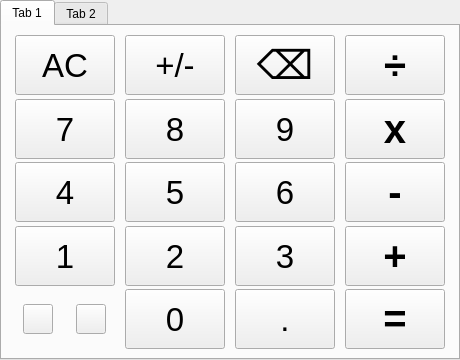
     <widget class="QTabWidget" name="tabWidgetRight">
      <property name="sizePolicy">
       <sizepolicy hsizetype="Fixed" vsizetype="Fixed">
        <horstretch>0</horstretch>
        <verstretch>0</verstretch>
       </sizepolicy>
      </property>
      <property name="minimumSize">
       <size>
        <width>460</width>
        <height>360</height>
       </size>
      </property>
      <property name="maximumSize">
       <size>
        <width>460</width>
        <height>360</height>
       </size>
      </property>
      <widget class="QWidget" name="tab_base">
       <attribute name="title">
        <string>Tab 1</string>
       </attribute>
       <layout class="QGridLayout" name="gridLayout_11">
        <item row="1" column="2">
         <widget class="QPushButton" name="pushButton_9_">
          <property name="sizePolicy">
           <sizepolicy hsizetype="Fixed" vsizetype="Fixed">
            <horstretch>0</horstretch>
            <verstretch>0</verstretch>
           </sizepolicy>
          </property>
          <property name="minimumSize">
           <size>
            <width>100</width>
            <height>60</height>
           </size>
          </property>
          <property name="font">
           <font>
            <pointsize>25</pointsize>
           </font>
          </property>
          <property name="text">
           <string>9</string>
          </property>
         </widget>
        </item>
        <item row="4" column="1" rowspan="3">
         <widget class="QPushButton" name="pushButton_0_">
          <property name="sizePolicy">
           <sizepolicy hsizetype="Fixed" vsizetype="Fixed">
            <horstretch>0</horstretch>
            <verstretch>0</verstretch>
           </sizepolicy>
          </property>
          <property name="minimumSize">
           <size>
            <width>100</width>
            <height>60</height>
           </size>
          </property>
          <property name="font">
           <font>
            <pointsize>25</pointsize>
           </font>
          </property>
          <property name="text">
           <string>0</string>
          </property>
         </widget>
        </item>
        <item row="3" column="3">
         <widget class="QPushButton" name="pushButton_plus_">
          <property name="sizePolicy">
           <sizepolicy hsizetype="Fixed" vsizetype="Fixed">
            <horstretch>0</horstretch>
            <verstretch>0</verstretch>
           </sizepolicy>
          </property>
          <property name="minimumSize">
           <size>
            <width>100</width>
            <height>60</height>
           </size>
          </property>
          <property name="font">
           <font>
            <pointsize>30</pointsize>
            <bold>true</bold>
           </font>
          </property>
          <property name="text">
           <string>+</string>
          </property>
         </widget>
        </item>
        <item row="0" column="0">
         <widget class="QPushButton" name="pushButton_ac_">
          <property name="sizePolicy">
           <sizepolicy hsizetype="Fixed" vsizetype="Fixed">
            <horstretch>0</horstretch>
            <verstretch>0</verstretch>
           </sizepolicy>
          </property>
          <property name="minimumSize">
           <size>
            <width>100</width>
            <height>60</height>
           </size>
          </property>
          <property name="font">
           <font>
            <pointsize>25</pointsize>
           </font>
          </property>
          <property name="styleSheet">
           <string notr="true"/>
          </property>
          <property name="text">
           <string>AC</string>
          </property>
         </widget>
        </item>
        <item row="3" column="1">
         <widget class="QPushButton" name="pushButton_2_">
          <property name="sizePolicy">
           <sizepolicy hsizetype="Fixed" vsizetype="Fixed">
            <horstretch>0</horstretch>
            <verstretch>0</verstretch>
           </sizepolicy>
          </property>
          <property name="minimumSize">
           <size>
            <width>100</width>
            <height>60</height>
           </size>
          </property>
          <property name="font">
           <font>
            <pointsize>25</pointsize>
           </font>
          </property>
          <property name="text">
           <string>2</string>
          </property>
         </widget>
        </item>
        <item row="4" column="2" rowspan="3">
         <widget class="QPushButton" name="pushButton_point_">
          <property name="sizePolicy">
           <sizepolicy hsizetype="Fixed" vsizetype="Fixed">
            <horstretch>0</horstretch>
            <verstretch>0</verstretch>
           </sizepolicy>
          </property>
          <property name="minimumSize">
           <size>
            <width>100</width>
            <height>60</height>
           </size>
          </property>
          <property name="font">
           <font>
            <pointsize>25</pointsize>
           </font>
          </property>
          <property name="text">
           <string>.</string>
          </property>
         </widget>
        </item>
        <item row="4" column="3" rowspan="3">
         <widget class="QPushButton" name="pushButton_equal_">
          <property name="sizePolicy">
           <sizepolicy hsizetype="Fixed" vsizetype="Fixed">
            <horstretch>0</horstretch>
            <verstretch>0</verstretch>
           </sizepolicy>
          </property>
          <property name="minimumSize">
           <size>
            <width>100</width>
            <height>60</height>
           </size>
          </property>
          <property name="font">
           <font>
            <pointsize>30</pointsize>
            <bold>true</bold>
           </font>
          </property>
          <property name="text">
           <string>=</string>
          </property>
         </widget>
        </item>
        <item row="2" column="0">
         <widget class="QPushButton" name="pushButton_4_">
          <property name="sizePolicy">
           <sizepolicy hsizetype="Fixed" vsizetype="Fixed">
            <horstretch>0</horstretch>
            <verstretch>0</verstretch>
           </sizepolicy>
          </property>
          <property name="minimumSize">
           <size>
            <width>100</width>
            <height>60</height>
           </size>
          </property>
          <property name="font">
           <font>
            <pointsize>25</pointsize>
           </font>
          </property>
          <property name="text">
           <string>4</string>
          </property>
         </widget>
        </item>
        <item row="3" column="2">
         <widget class="QPushButton" name="pushButton_3_">
          <property name="sizePolicy">
           <sizepolicy hsizetype="Fixed" vsizetype="Fixed">
            <horstretch>0</horstretch>
            <verstretch>0</verstretch>
           </sizepolicy>
          </property>
          <property name="minimumSize">
           <size>
            <width>100</width>
            <height>60</height>
           </size>
          </property>
          <property name="font">
           <font>
            <pointsize>25</pointsize>
           </font>
          </property>
          <property name="text">
           <string>3</string>
          </property>
         </widget>
        </item>
        <item row="1" column="0">
         <widget class="QPushButton" name="pushButton_7_">
          <property name="sizePolicy">
           <sizepolicy hsizetype="Fixed" vsizetype="Fixed">
            <horstretch>0</horstretch>
            <verstretch>0</verstretch>
           </sizepolicy>
          </property>
          <property name="minimumSize">
           <size>
            <width>100</width>
            <height>60</height>
           </size>
          </property>
          <property name="font">
           <font>
            <pointsize>25</pointsize>
           </font>
          </property>
          <property name="styleSheet">
           <string notr="true"/>
          </property>
          <property name="text">
           <string>7</string>
          </property>
         </widget>
        </item>
        <item row="2" column="1">
         <widget class="QPushButton" name="pushButton_5_">
          <property name="sizePolicy">
           <sizepolicy hsizetype="Fixed" vsizetype="Fixed">
            <horstretch>0</horstretch>
            <verstretch>0</verstretch>
           </sizepolicy>
          </property>
          <property name="minimumSize">
           <size>
            <width>100</width>
            <height>60</height>
           </size>
          </property>
          <property name="font">
           <font>
            <pointsize>25</pointsize>
           </font>
          </property>
          <property name="text">
           <string>5</string>
          </property>
         </widget>
        </item>
        <item row="2" column="3">
         <widget class="QPushButton" name="pushButton_minus_">
          <property name="sizePolicy">
           <sizepolicy hsizetype="Fixed" vsizetype="Fixed">
            <horstretch>0</horstretch>
            <verstretch>0</verstretch>
           </sizepolicy>
          </property>
          <property name="minimumSize">
           <size>
            <width>100</width>
            <height>60</height>
           </size>
          </property>
          <property name="font">
           <font>
            <pointsize>30</pointsize>
            <bold>true</bold>
           </font>
          </property>
          <property name="text">
           <string>-</string>
          </property>
         </widget>
        </item>
        <item row="1" column="1">
         <widget class="QPushButton" name="pushButton_8_">
          <property name="sizePolicy">
           <sizepolicy hsizetype="Fixed" vsizetype="Fixed">
            <horstretch>0</horstretch>
            <verstretch>0</verstretch>
           </sizepolicy>
          </property>
          <property name="minimumSize">
           <size>
            <width>100</width>
            <height>60</height>
           </size>
          </property>
          <property name="font">
           <font>
            <pointsize>25</pointsize>
           </font>
          </property>
          <property name="text">
           <string>8</string>
          </property>
         </widget>
        </item>
        <item row="1" column="3">
         <widget class="QPushButton" name="pushButton_mult_">
          <property name="sizePolicy">
           <sizepolicy hsizetype="Fixed" vsizetype="Fixed">
            <horstretch>0</horstretch>
            <verstretch>0</verstretch>
           </sizepolicy>
          </property>
          <property name="minimumSize">
           <size>
            <width>100</width>
            <height>60</height>
           </size>
          </property>
          <property name="font">
           <font>
            <pointsize>30</pointsize>
            <bold>true</bold>
           </font>
          </property>
          <property name="text">
           <string>x</string>
          </property>
         </widget>
        </item>
        <item row="0" column="1">
         <widget class="QPushButton" name="pushButton_uminus_">
          <property name="sizePolicy">
           <sizepolicy hsizetype="Fixed" vsizetype="Fixed">
            <horstretch>0</horstretch>
            <verstretch>0</verstretch>
           </sizepolicy>
          </property>
          <property name="minimumSize">
           <size>
            <width>100</width>
            <height>60</height>
           </size>
          </property>
          <property name="font">
           <font>
            <pointsize>25</pointsize>
           </font>
          </property>
          <property name="text">
           <string>+/-</string>
          </property>
         </widget>
        </item>
        <item row="0" column="2">
         <widget class="QPushButton" name="pushButton_del_">
          <property name="sizePolicy">
           <sizepolicy hsizetype="Fixed" vsizetype="Fixed">
            <horstretch>0</horstretch>
            <verstretch>0</verstretch>
           </sizepolicy>
          </property>
          <property name="minimumSize">
           <size>
            <width>100</width>
            <height>60</height>
           </size>
          </property>
          <property name="font">
           <font>
            <pointsize>30</pointsize>
           </font>
          </property>
          <property name="text">
           <string>⌫</string>
          </property>
         </widget>
        </item>
        <item row="0" column="3">
         <widget class="QPushButton" name="pushButton_div_">
          <property name="sizePolicy">
           <sizepolicy hsizetype="Fixed" vsizetype="Fixed">
            <horstretch>0</horstretch>
            <verstretch>0</verstretch>
           </sizepolicy>
          </property>
          <property name="minimumSize">
           <size>
            <width>100</width>
            <height>60</height>
           </size>
          </property>
          <property name="font">
           <font>
            <pointsize>30</pointsize>
            <bold>true</bold>
           </font>
          </property>
          <property name="text">
           <string>÷</string>
          </property>
         </widget>
        </item>
        <item row="2" column="2">
         <widget class="QPushButton" name="pushButton_6_">
          <property name="sizePolicy">
           <sizepolicy hsizetype="Fixed" vsizetype="Fixed">
            <horstretch>0</horstretch>
            <verstretch>0</verstretch>
           </sizepolicy>
          </property>
          <property name="minimumSize">
           <size>
            <width>100</width>
            <height>60</height>
           </size>
          </property>
          <property name="font">
           <font>
            <pointsize>25</pointsize>
           </font>
          </property>
          <property name="text">
           <string>6</string>
          </property>
         </widget>
        </item>
        <item row="3" column="0">
         <widget class="QPushButton" name="pushButton_1_">
          <property name="sizePolicy">
           <sizepolicy hsizetype="Fixed" vsizetype="Fixed">
            <horstretch>0</horstretch>
            <verstretch>0</verstretch>
           </sizepolicy>
          </property>
          <property name="minimumSize">
           <size>
            <width>100</width>
            <height>60</height>
           </size>
          </property>
          <property name="font">
           <font>
            <pointsize>25</pointsize>
           </font>
          </property>
          <property name="text">
           <string>1</string>
          </property>
         </widget>
        </item>
        <item row="5" column="0">
         <layout class="QGridLayout" name="gridLayout_10">
          <property name="horizontalSpacing">
           <number>15</number>
          </property>
          <property name="verticalSpacing">
           <number>0</number>
          </property>
          <item row="2" column="0">
           <widget class="QPushButton" name="pushButton_big_size_">
            <property name="sizePolicy">
             <sizepolicy hsizetype="Fixed" vsizetype="Fixed">
              <horstretch>0</horstretch>
              <verstretch>0</verstretch>
             </sizepolicy>
            </property>
            <property name="minimumSize">
             <size>
              <width>30</width>
              <height>30</height>
             </size>
            </property>
            <property name="maximumSize">
             <size>
              <width>30</width>
              <height>30</height>
             </size>
            </property>
            <property name="font">
             <font>
              <pointsize>25</pointsize>
             </font>
            </property>
            <property name="text">
             <string/>
            </property>
           </widget>
          </item>
          <item row="2" column="1">
           <widget class="QPushButton" name="pushButton_small_size_">
            <property name="sizePolicy">
             <sizepolicy hsizetype="Fixed" vsizetype="Fixed">
              <horstretch>0</horstretch>
              <verstretch>0</verstretch>
             </sizepolicy>
            </property>
            <property name="minimumSize">
             <size>
              <width>30</width>
              <height>30</height>
             </size>
            </property>
            <property name="maximumSize">
             <size>
              <width>30</width>
              <height>30</height>
             </size>
            </property>
            <property name="font">
             <font>
              <pointsize>25</pointsize>
             </font>
            </property>
            <property name="text">
             <string/>
            </property>
           </widget>
          </item>
         </layout>
        </item>
       </layout>
      </widget>
      <widget class="QWidget" name="tab_12">
       <attribute name="title">
        <string>Tab 2</string>
       </attribute>
      </widget>
     </widget>
